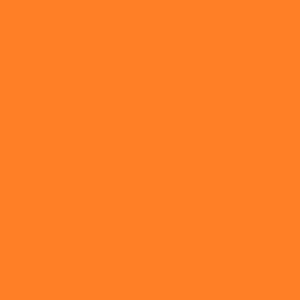
#> input picture Code/Reference/ImageDraw/Examples/Draw Line/exam.jpg, 300 x 300 px
$ python 'Draw Gray Cross Over.py'
#> lines starting #> are read from the running program, lines starting #| are printed output that depends on the picture
from PIL import Image, ImageDraw

im = Image.open("exam.jpg")
#> im is the input picture: PIL image 300x300 RGB; mean R, G, B 255, 127, 38

draw = ImageDraw.Draw(im)
draw.line((0, 0) + im.size, fill=128)
draw.line((0, im.size[1], im.size[0], 0), fill=128)

im.save('h4lo.jpg')
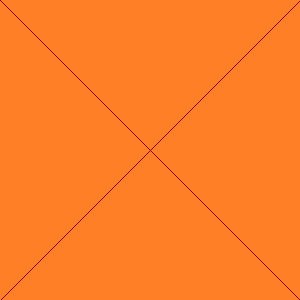
#> saved as h4lo.jpg: PIL image 300x300 RGB; mean R, G, B 254.2, 126.2, 37.7
